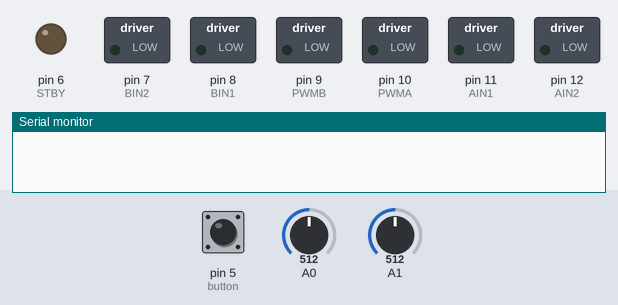
Simulated run of this sketch. Board: Arduino Uno, built with avr-gcc and run on an emulated ATmega328P. Shown: switched loads named in the sketch (green lamp = pin HIGH), output pins drawn as LEDs (lit = HIGH), the last lines printed to the serial monitor. Inputs (shaded band) come from the test bench; at power-on: pin 5 (button) HIGH, A0 = 512, A1 = 512.

Above: at 1.2 s.
1.3 s: pin 5 (button) pulled LOW for 0.15 s
At 1.9 s:
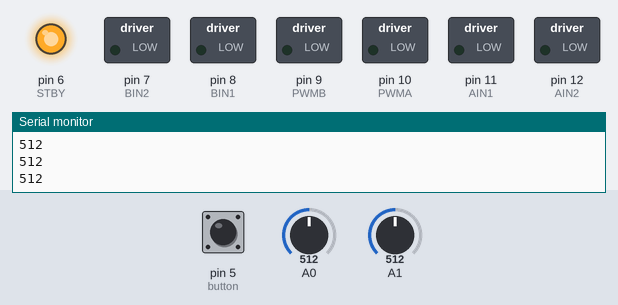
Timing chart, 0 to 4.3 s (numbered marks = the images above; inputs shaded):
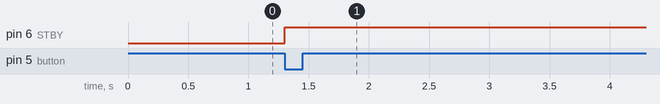

The sketch:

Lab12_Task2.ino
```cpp
const int AIN1 = 11;
const int AIN2 = 12;
const int PWMA = 10;
const int BIN1 = 8;
const int BIN2 = 7;
const int PWMB = 9;
const int STBY = 6;
#define button 5
int maxBlack = 30;
int maxRed = 145;
int minRed = 70;
int minYellow = 200;
bool infinite = true;
bool start = true;

void setup()
{
  pinMode(AIN1, OUTPUT);
  pinMode(AIN2, OUTPUT);
  pinMode(PWMA, OUTPUT);
  pinMode(BIN1, OUTPUT);
  pinMode(BIN2, OUTPUT);
  pinMode(PWMB, OUTPUT);
  pinMode(STBY, OUTPUT);
  pinMode(button, INPUT_PULLUP);
  pinMode(A1, INPUT);
  Serial.begin(9600);
}

void loop()
{

  while (digitalRead(button) == HIGH && start == true)
  {
    digitalWrite(STBY, LOW);
    delay(10);
  }
  start = false;
  digitalWrite(STBY, HIGH);

  Serial.println(analogRead(A1));
  delay(250);

  if(analogRead(A1) >= minRed && analogRead(A1) < minYellow)
  {
    digitalWrite(AIN1, HIGH);
    digitalWrite(AIN2, LOW);
    digitalWrite(BIN1, HIGH);
    digitalWrite(BIN2, LOW);
    analogWrite(PWMA, 80);
    analogWrite(PWMB, 150);
  }

//  else if(color < minRed)
//  {
//    //analogWrite(PWMA, 0);
//    //turn right
//    digitalWrite(AIN1, LOW);
//    digitalWrite(AIN2, LOW);
//    digitalWrite(BIN1, HIGH);
//    digitalWrite(BIN2, LOW);
//    analogWrite(PWMA, 0); //right wheel
//    analogWrite(PWMB, 150); //left wheel
//    delay(500);
//    color = analogRead(A1);
//  }

  else if(analogRead(A1) < minRed)
  {
    //turn left
    digitalWrite(AIN1, HIGH);
    digitalWrite(AIN2, LOW);
    digitalWrite(BIN1, HIGH);
    digitalWrite(BIN2, LOW);
    analogWrite(PWMA, 150);
    analogWrite(PWMB, 80);
    //delay(500);
  }

  else //(analogRead(A1) > maxRed)
  {
    //stop
    analogWrite(PWMA, 0);
    analogWrite(PWMB, 0);

    delay(250);

    //re read color
    if(analogRead(A1) >= minYellow)
    {
      while(infinite == true)
      {
        Serial.println(analogRead(A0));
        delay(10);
      }
    }
  }
}
```

Measured:
- after the input at 1.3 s, pin 6 (STBY): LOW → HIGH at once
